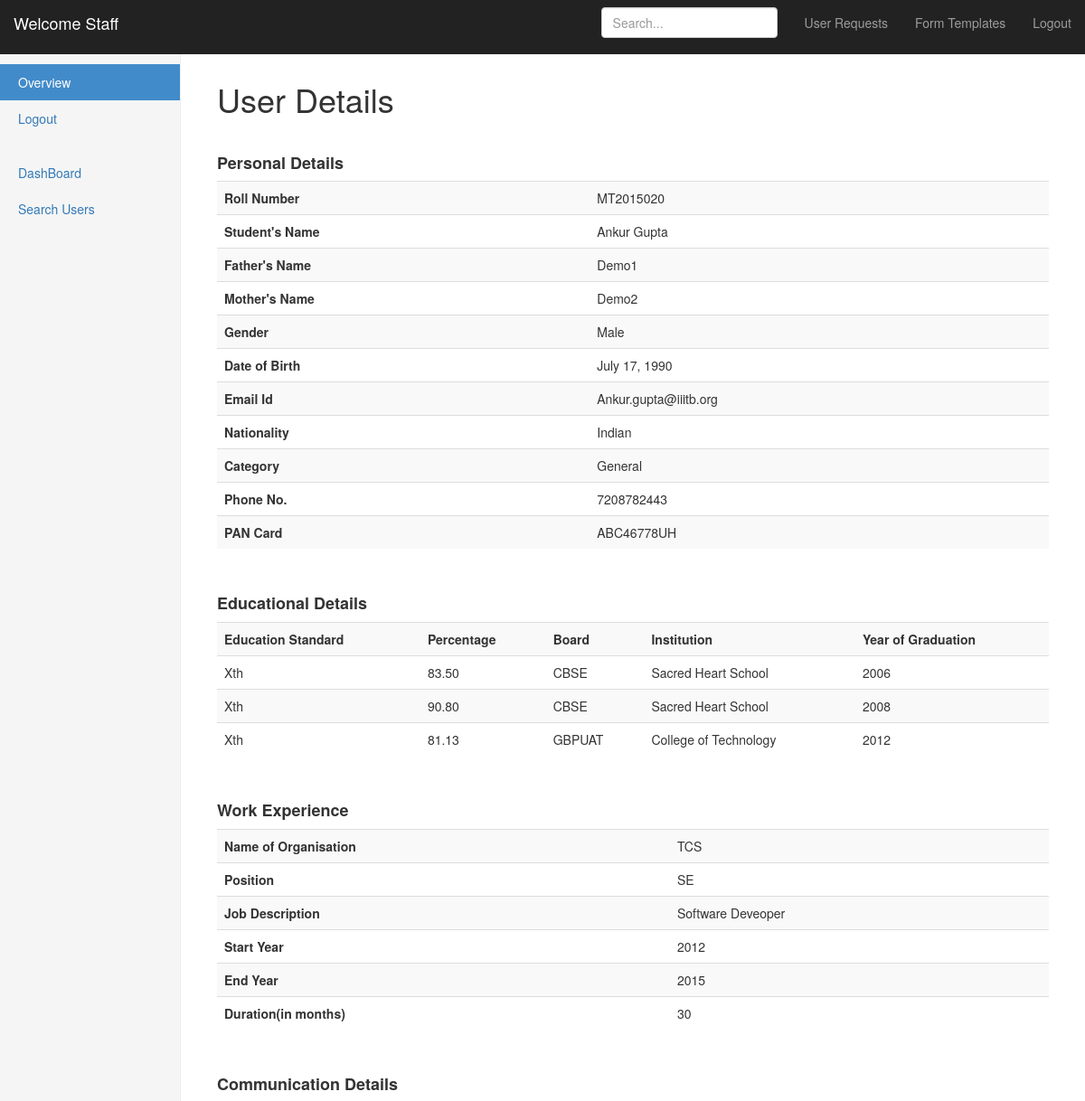
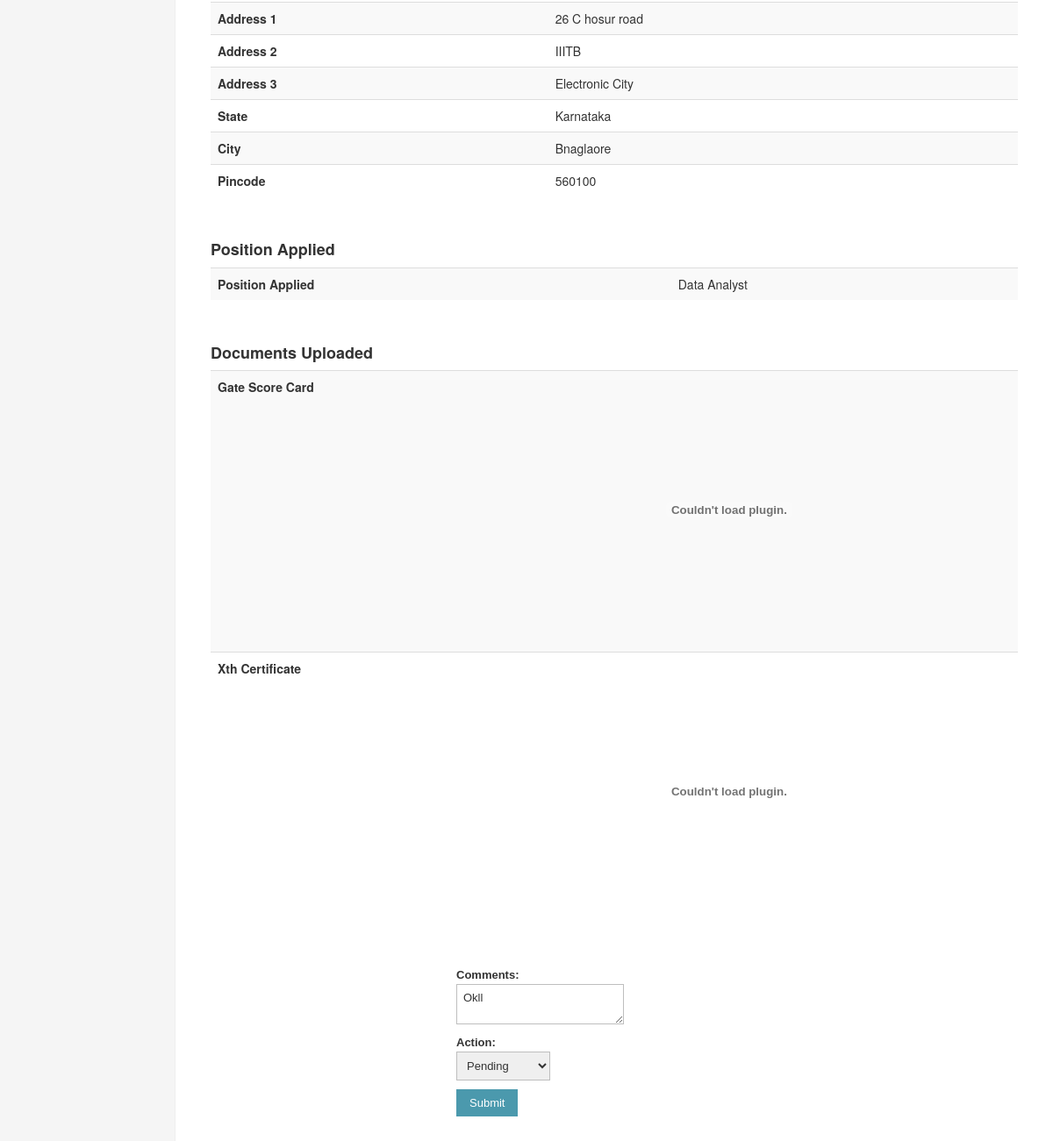
The app's page /studentDetailForm/1/ with its own data (2 pictures, top to bottom).
### staffmodule/models.py (models this page shows)
class PersonalDetail(models.Model):
    GENDER_CHOICES = (
    	(0, 'Select'),
        (1, 'Male'),
        (2, 'Female'),
        (3, 'Others')
    )
    CATEGORY_CHOICES = (
    	(0, 'Select'),
        (1, 'Gen'),
        (2, 'SC/ST'),
        (3, 'OBC')
    )
    roll_number=models.CharField(max_length=32,unique=True,primary_key=True)
    full_name=models.CharField(max_length=32)
    father_name=models.CharField(max_length=32)
    mother_name=models.CharField(max_length=32)
    date_of_birth=models.DateField()
    gender=models.IntegerField(choices=GENDER_CHOICES,default=0)
    nationality=models.CharField(max_length=32)
    category_id=models.IntegerField(choices=CATEGORY_CHOICES,default=0)
    phone_number=models.CharField(max_length=10)
    pan_card=models.CharField(max_length=32,blank=True)
    email_id=models.EmailField()
    residential_address_id=models.IntegerField(default=0)
    current_address_id=models.IntegerField(default=0)

class CategoryRef(models.Model):
    category_id=models.AutoField(primary_key=True)
    category_desc=models.CharField(max_length=32)
    created_on=models.DateField(auto_now_add=True)

class EducationDetails(models.Model):
    EDUCATION_CHOICES = (
        (1, 'Xth'),
        (2, 'XIIth'),
        (3, 'Graduation')
    )
    education_id=models.AutoField(primary_key=True)
    roll_number=models.CharField(max_length=32)
    education_type=models.IntegerField(choices=EDUCATION_CHOICES, default=1)
    percentage=models.DecimalField(max_digits=4,decimal_places=2)
    board_university=models.CharField(max_length=32)
    institute=models.CharField(max_length=32)
    year_of_passing=models.IntegerField(default=2000)

class WorkExperience(models.Model):
    workEx_id=models.AutoField(primary_key=True)
    roll_number=models.CharField(max_length=32)
    last_organisation=models.CharField(max_length=100,blank=False)
    position=models.CharField(max_length=100,blank=False)
    job_description=models.CharField(max_length=100,blank=False)
    start_year=models.IntegerField(default=2000)
    end_year=models.IntegerField(default=2016)
    duration=models.IntegerField()

class AddressDetails(models.Model):
    STATE_CHOICES = (
		(0, 'Select'),
		(1, 'Andhra Pradesh'),
        (2, 'Arunachal Pradesh'),
        (3, 'Assam'),
        (4, 'Bihar'),
        (5, 'Chattisgarh'),
        (6, 'Karnataka')
    )
    address_id=models.AutoField(primary_key=True)
    address_type=models.IntegerField(blank=True,default=1)
    roll_number=models.CharField(max_length=32)
    address1=models.CharField(max_length=100,blank=False)
    address2=models.CharField(max_length=100,blank=True)
    address3=models.CharField(max_length=100,blank=True)
    state=models.IntegerField(choices=STATE_CHOICES,default=0)
    pincode=models.CharField(max_length=6)
    city=models.CharField(max_length=50)

class StateRef(models.Model):
    state_id=models.AutoField(primary_key=True)
    state_desc=models.CharField(max_length=32)
    created_on=models.DateField(auto_now_add=True)

class PostApplied(models.Model):
    POST_CHOICES = (
    	(0, 'Select'),
        (1, 'Software Engineer'),
        (2, 'Data Analyst'),
        (3, 'Software Developer'),
        (4, 'IT')
    )
    post_applied_id=models.AutoField(primary_key=True)
    roll_number=models.CharField(max_length=32)
    post=models.ForeignKey(PostRef)

class PostRef(models.Model):
    post_id=models.AutoField(primary_key=True)
    post_desc=models.CharField(max_length=32)
    created_on=models.DateField(auto_now_add=True)

class UploadDetails(models.Model):
    upload_id=models.AutoField(primary_key=True)
    roll_number=models.CharField(max_length=32)
    upload_type_id=models.ForeignKey(UploadTypeRef)
    upload_path=models.CharField(max_length=100)

class UploadTypeRef(models.Model):
    upload_type_id=models.AutoField(primary_key=True)
    upload_type_desc=models.CharField(max_length=32)
    created_on=models.DateField(auto_now_add=True)

### staffmodule/views.py (the view)
# urls.py: url(r'^studentDetailForm/(?P<admission_id>[0-9]+)/$','staffmodule.views.studentValidation',name='studentValidation'),
def studentValidation(request,admission_id):
	print "here"
	print admission_id
	roll_number=0
	init_comments=''
	init_status=1
	all_entries = AdmissionDetail.objects.filter(admission_id=admission_id)
	for i in all_entries:
		print i.roll_number
		roll_number=i.roll_number
		init_comments=i.validation_comments
		init_status=i.status_of_request
	form=validationForm(request.POST or None,initial={'Comments': init_comments,'Action':init_status})
	student_entry=PersonalDetail.objects.get(roll_number=roll_number)
	print student_entry.full_name
	if form.is_valid():
		print "valid"
		k= request.POST['Action']
		c= request.POST['Comments']
		all_entries.update(status_of_request=k,validation_comments=c)
		return HttpResponsePermanentRedirect("/staff/")
	education_details=EducationDetails.objects.filter(roll_number=roll_number)
	work_experience=WorkExperience.objects.filter(roll_number=roll_number)
	master_ref=AdminReference.objects.get(reference_id=1)
	master_decesion=master_ref.offer_id
	address=AddressDetails.objects.get(address_id=student_entry.current_address_id)
	program=None
	post=None
	exam=None
	course=None
	subject=None
	program_name=None
	exam_desc=None
	if master_decesion==1:
		program=ProgramApplied.objects.get(roll_number=roll_number)
		exam=ExamRef.objects.get(exam_id=program.exam_name_id)
		course=CourseRef.objects.get(course_id=program.course_id)
		subject=ExamSubjectRef.objects.get(exam_subject_id=program.exam_subject_id)
		program_name=ProgramRef.objects.get(program_id=program.program_id)
		exam_desc=exam.exam_desc
	else:
		post=PostApplied.objects.get(roll_number=roll_number)
	category=CategoryRef.objects.get(category_id=student_entry.category_id)
	state=StateRef.objects.get(state_id=address.state)
	upload=UploadDetails.objects.filter(roll_number=roll_number)
	for k in upload:
		print k.upload_path
		print k.upload_type_id
		print k.upload_type_id.upload_type_desc
	vo={
	"roll_no":student_entry.roll_number,
	"personal":student_entry,
	"form":form,
	"education_details":education_details,
	"address":address,
	"work_ex":work_experience,
	"program":program,
	"post":post,
	"exam":exam_desc,
	"course":course,
	"subject":subject,
	"category":category.category_desc,
	"state":state.state_desc,
	"program_name":program_name,
	"filename":"downloads/k2.pdf",
	"filename2":"downloads/MT2015020_HIghSchool.pdf",
	"upload":upload
	}
	return render(request,"studentDetailForm.html",vo)

### staffmodule/forms.py
class validationForm(forms.Form):
	Comments=forms.CharField(widget=forms.Textarea(attrs={'rows': '2','cols':'20'}))
	Action=forms.ChoiceField(choices=ValidationResult,required=True)
	def clean_Comments(self):
		print "here"
		validationComments=self.cleaned_data.get('Comments')
		print validationComments
		return validationComments

### templates/studentDetailForm.html (shortened to what this page needs)
{% extends "masterpage_staff.html" %}
{% load static %}
{% block content %}
<h1>User Details</h1>
  <div class="table-responsive">
  <br>
  <h4> <b>Personal Details</b></h4>
<table class="table table-striped">
<tr>
<th>Roll Number</th>
<td>{{roll_no}}</td>
</tr>
<tr>
<th>Student's Name</th>
<td>{{personal.full_name}}</td>
</tr>
<tr>
<th>Father's Name</th>
<td>{{personal.father_name}}</td>
</tr>
<tr>
<th>Mother's Name</th>
<td>{{personal.mother_name}}</td>
</tr>
<tr>
<th>Gender</th>
<td>
{%ifequal personal.gender 1%}
Male
{%else%}
Female
{%endifequal%}
</td>
</tr>
<tr>
<th>Date of Birth</th>
<td>{{personal.date_of_birth}}</td>
</tr>
<tr>
	<th>Email Id</th>
	<td>{{personal.email_id}}</td>
</tr>
<tr>
	<th>Nationality</th>
	<td>{{personal.nationality}}</td>
</tr>
<tr>
	<th>Category</th>
	<td>{{category}}</td>
</tr>
<tr>
	<th>Phone No.</th>
	<td>{{personal.phone_number}}</td>
</tr>
<tr>
	<th>PAN Card</th>
	<td>{{personal.pan_card}}</td>
</tr>
</table>
<br>
 <h4> <b>Educational Details</b></h4>
<table class="table table-striped">
<tr>
<th>Education Standard</th>
<th>Percentage</th>
<th>Board</th>
<th>Institution</th>
<th>Year of Graduation</th>
</tr>
{% for i in education_details%}
<tr>
	{%ifequal i.education_type 1 %}
	<td>Xth</td>
	{%else%}
	{%ifequal i.education_type 2 %}
	<td>XIIth</td>
	{% else %}
	<td>Graduation</td>
	{% endifequal %}
	{% endifequal %}
	<td>{{i.percentage}} </td>
	<td>{{i.board_university}}</td>
	<td>{{i.institute}}</td>
	<td>{{i.year_of_passing}}</td>
</tr>
{% endfor%}
</table>
<br>
 <h4> <b>Work Experience</b></h4>
 {% if work_ex%}
<table class="table table-striped">
{%for work in work_ex%}
<tr>
	<th>Name of Organisation</th>
	<td>{{work.last_organisation}}</td>
</tr>
<tr>
	<th>Position</th>
	<td>{{work.position}}</td>
</tr>
<tr>
	<th>Job Description</th>
	<td>{{work.job_description}}</td>
</tr>
<tr>
	<th>Start Year</th>
	<td>{{work.start_year}}</td>
</tr>
<tr>
	<th>End Year</th>
	<td>{{work.end_year}}</td>
</tr>
<tr>
	<th>Duration(in months)</th>
	<td>{{work.duration}}</td>
</tr>
{%endfor%}
</table>
{%else%}
<i>No Work Experience for this Candidate</i>
<br>
{%endif%}
<br>
 <h4> <b>Communication Details</b></h4>
<table class="table table-striped">
<tr>
	<th>Address 1</th>
	<td>{{address.address1}}</td>
</tr>
<tr>
	<th>Address 2</th>
	<td>{{address.address2}}</td>
</tr>
<tr>
	<th>Address 3</th>
	<td>{{address.address3}}</td>
</tr>
<tr>
	<th>State</th>
	<td>{{state}}</td>
</tr>
<tr>
	<th>City</th>
	<td>{{address.city}}</td>
</tr>
<tr>
	<th>Pincode</th>
	<td>{{address.pincode}}</td>
</tr>
</table>
<br>
{% if post%}
 <h4> <b>Position Applied</b></h4>
<table class="table table-striped">
<tr>
	<th>Position Applied</th>
	<td>{{post.post.post_desc}}</td>
</tr>
</table>
{%endif%}
<br>
 <h4> <b>Documents Uploaded</b></h4>
<table class="table table-striped">
{%for up in upload%}
<tr>
	<th>{{up.upload_type_id.upload_type_desc}}</th>
 <td><embed height="300px" width="100%"  name="plugin" src="{{ MEDIA_URL}}{{up.upload_path}}"  type="application/pdf"></td>
 </tr>
{%endfor%}
</table>
<form method ='POST' action=''>{%csrf_token%}
	<div class="form-style-1">
	{{form.as_p}}
<input type='submit' value='Submit'>
</div>
</form>
</div>
{% endblock %}

### static/our_static/css/dashboard.css (style rules this page uses)
body { padding-top: 50px; }

### static/our_static/css/form.css (style rules this page uses)
.form-style-1 { margin:10px auto; max-width: 400px; padding: 20px 12px 10px 20px; font: 13px "Lucida Sans Unicode", "Lucida Grande", sans-serif; }
.form-style-1 label { margin:0 0 3px 0; padding:0px; display:block; font-weight: bold; }
.form-style-1 input[type=text], .form-style-1 input[type=date], .form-style-1 input[type=datetime], .form-style-1 input[type=number], .form-style-1 input[type=search], .form-style-1 input[type=time], .form-style-1 input[type=url], .form-style-1 input[type=email], textarea, select { box-sizing: border-box; -webkit-box-sizing: border-box; -moz-box-sizing: border-box; border:1px solid #BEBEBE; padding: 7px; margin:0px; -webkit-transition: all 0.30s ease-in-out; -moz-transition: all 0.30s ease-in-out; -ms-transition: all 0.30s ease-in-out; -o-transition: all 0.30s ease-in-out; outline: none; }
.form-style-1 input[type=submit], .form-style-1 input[type=button] { background: #4B99AD; padding: 8px 15px 8px 15px; border: none; color: #fff; }

### records on screen
PersonalDetail: roll_number "MT2015020", full_name "Ankur Gupta", father_name "Demo1", mother_name "Demo2", date_of_birth "July 17, 1990", email_id "Ankur.gupta@iiitb.org", nationality "Indian", phone_number "7208782443", pan_card "ABC46778UH"
CategoryRef: category_desc "General"
EducationDetails: percentage "83.50", board_university "CBSE", institute "Sacred Heart School", year_of_passing "2006"
EducationDetails: percentage "90.80", board_university "CBSE", institute "Sacred Heart School", year_of_passing "2008"
EducationDetails: percentage "81.13", board_university "GBPUAT", institute "College of Technology", year_of_passing "2012"
WorkExperience: last_organisation "TCS", position "SE", job_description "Software Deveoper", start_year "2012", end_year "2015", duration "30"
AddressDetails: address1 "26 C hosur road", address2 "IIITB", address3 "Electronic City", city "Bnaglaore", pincode "560100"
StateRef: state_desc "Karnataka"
PostApplied: post.post_desc "Data Analyst"
UploadDetails: upload_type_id.upload_type_desc "Gate Score Card"
UploadDetails: upload_type_id.upload_type_desc "Xth Certificate"
